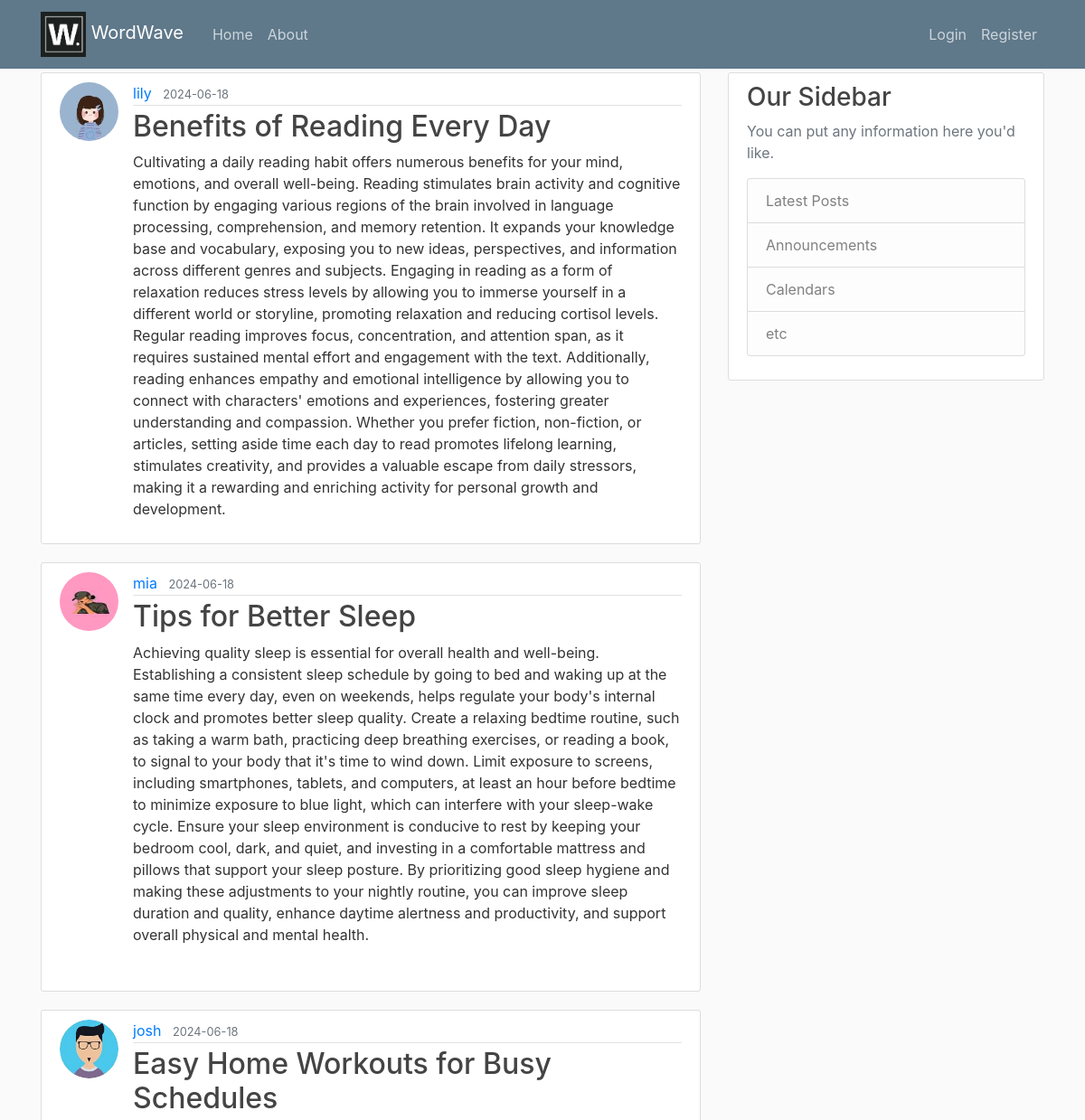
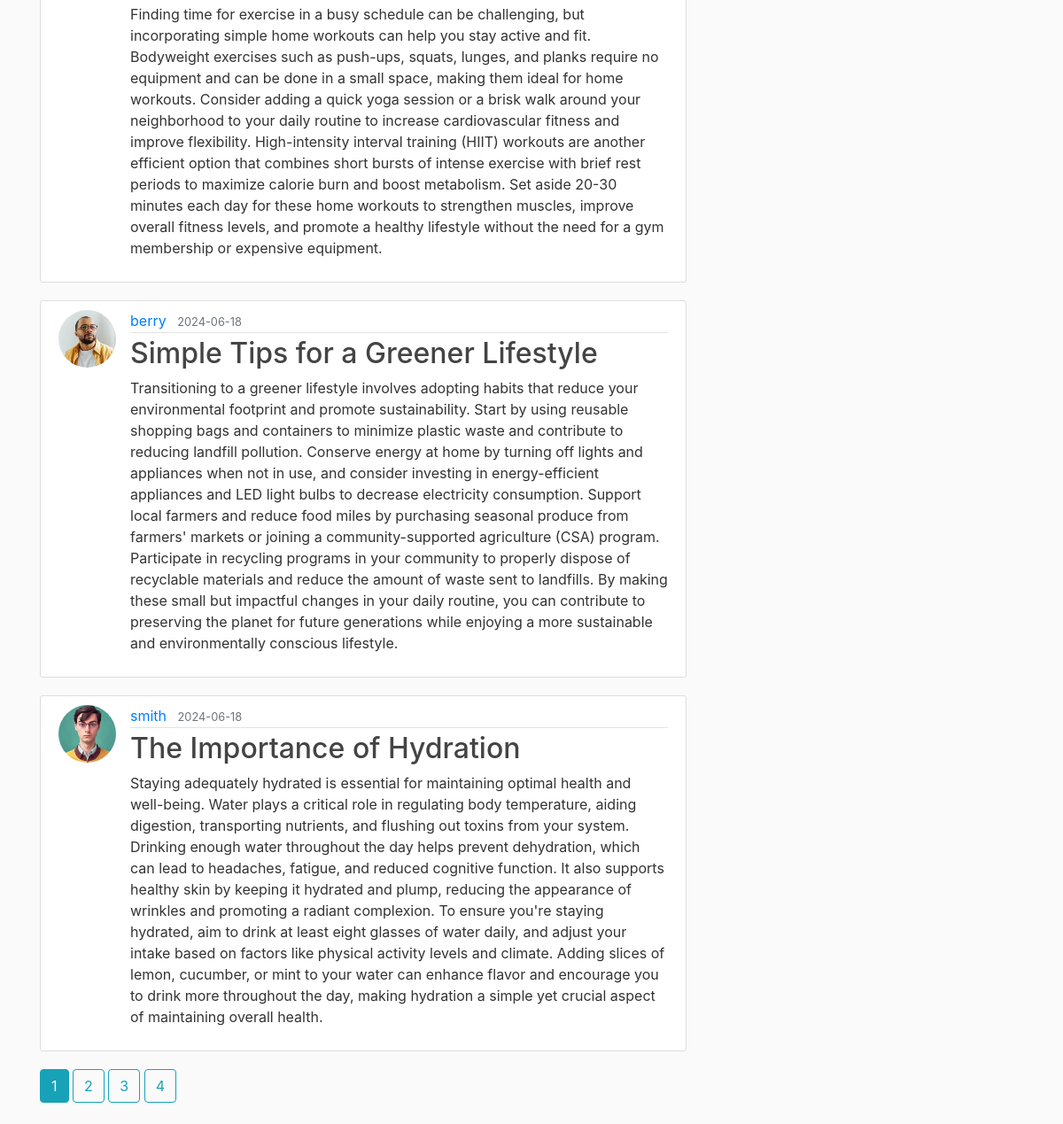
The page /home on the database its author committed (2 pictures, top to bottom).
### Flask_Blog/models.py (models this page shows, shortened)
class Post(db.Model):
    id= db.Column(db.Integer, primary_key=True)
    title = db.Column(db.String(100), nullable=False)
    date_posted = db.Column(db.DateTime, nullable=False, default=datetime.utcnow)
    content = db.Column(db.Text, nullable=False)
    user_id = db.Column(db.Integer, db.ForeignKey('user.id'), nullable=False)

class User(db.Model, UserMixin):
    id= db.Column(db.Integer, primary_key=True)
    username= db.Column(db.String(20), unique=True, nullable=False)
    email= db.Column(db.String(120), unique=True, nullable=False)
    image_file = db.Column(db.String(20), nullable=False, default='default.jpg')
    password= db.Column(db.String(60), nullable=False)
    posts= db.relationship('Post', backref='author', lazy=True)

### Flask_Blog/main/routes.py (the view)
@main.route('/')
@main.route('/home')
def home():
    page = request.args.get('page', 1, type=int)
    posts=Post.query.order_by(Post.date_posted.desc()).paginate(page=page, per_page=5)
    return render_template('home.html', posts=posts)

### Flask_Blog/templates/home.html
{% extends "layout.html" %} {% block content %} {%for post in posts.items %}
<article class="media content-section">
  <img class ="rounded-circle article-img" src="{{url_for('static', filename='profile_pics/' + post.author.image_file) }}">
  <div class="media-body">
    <div class="article-metadata">
      <a class="mr-2" href="{{ url_for('users.user_posts', username=post.author.username) }}">{{ post.author.username }}</a>
      <small class="text-muted">{{ post.date_posted.strftime('%Y-%m-%d') }}</small>
    </div>
    <h2><a class="article-title" href="{{url_for('posts.post', post_id=post.id) }}">{{ post.title }}</a></h2>
    <p class="article-content">{{ post.content }}</p>
  </div>
</article>
{% endfor %}
{%for page_num in posts.iter_pages(left_edge=1, right_edge=1, left_current=1, right_current=2) %}
  {% if page_num %}
      {% if posts.page == page_num %}
        <a class="btn btn-info mb-4" href="{{ url_for('main.home', page=page_num) }}">{{ page_num }}</a>
      {% else %}
        <a class="btn btn-outline-info mb-4" href="{{ url_for('main.home', page=page_num) }}">{{ page_num }}</a>
      {% endif %}
  {% else %}
    ...
  {% endif %}
  {% endfor %}
{% endblock content %}

### Flask_Blog/templates/layout.html (shortened to what this page needs)
<!DOCTYPE html>
<html lang="en">
<head>
    <link rel="stylesheet" href="https://cdn.jsdelivr.net/npm/bootstrap@4.4.1/dist/css/bootstrap.min.css">
    <link rel="stylesheet" type="text/css" href="{{ url_for('static', filename='main.css') }}">
</head>
<body>
  <header class="site-header">
    <nav class="navbar navbar-expand-md navbar-dark bg-steel fixed-top">
        <div class="container">
            <a class="navbar-brand mr-4" href="/">
                <img src="{{ url_for('static', filename='logo/logo2.png') }}" alt="WordWave Logo" style="max-height: 50px;">
                WordWave
            </a>
            <div class="collapse navbar-collapse" id="navbarToggle">
                <div class="navbar-nav mr-auto">
                    <a class="nav-item nav-link" href="{{ url_for('main.home') }}">Home</a>
                    <a class="nav-item nav-link" href="{{ url_for('main.about') }}">About</a>
                </div>
                <div class="navbar-nav">
                    {% if current_user.is_authenticated %}
                    <a class="nav-item nav-link" href="{{ url_for('posts.new_post') }}">New Post</a>
                    <a class="nav-item nav-link" href="{{ url_for('users.account') }}">Account</a>
                    <a class="nav-item nav-link" href="{{ url_for('users.logout') }}">Logout</a>
                    {% else %}
                    <a class="nav-item nav-link" href="{{ url_for('users.login') }}">Login</a>
                    <a class="nav-item nav-link" href="{{ url_for('users.register') }}">Register</a>
                    {% endif %}
                </div>
            </div>
        </div>
    </nav>
</header>
    <main role="main" class="container">
        <div class="row">
          <div class="col-md-8">
            {% block content %}{% endblock %}
          </div>
          <div class="col-md-4">
            <div class="content-section">
              <h3>Our Sidebar</h3>
              <p class='text-muted'>You can put any information here you'd like.
                <ul class="list-group">
                  <li class="list-group-item list-group-item-light">Latest Posts</li>
                  <li class="list-group-item list-group-item-light">Announcements</li>
                  <li class="list-group-item list-group-item-light">Calendars</li>
                  <li class="list-group-item list-group-item-light">etc</li>
                </ul>
              </p>
            </div>
          </div>
        </div>
      </main>
</body>
</html>

### Flask_Blog/static/main.css (style rules this page uses)
body { background: #fafafa; color: #333333; margin-top: 5rem; }
h1, h2, h3, h4, h5, h6 { color: #444444; }
.bg-steel { background-color: #5f788a; }
.site-header .navbar-nav .nav-link { color: #cbd5db; }
.content-section { background: #ffffff; padding: 10px 20px; border: 1px solid #dddddd; border-radius: 3px; margin-bottom: 20px; }
.article-title { color: #444444; }
.article-content { white-space: pre-line; }
.article-img { height: 65px; width: 65px; margin-right: 16px; }
.article-metadata { padding-bottom: 1px; margin-bottom: 4px; border-bottom: 1px solid #e3e3e3 }

### rows shown on the page
Post: image_file (picture), author.username "lily", date_posted "2024-06-18", title "Benefits of Reading Every Day", content "Cultivating a daily reading habit offers numerous benefits for your mind, emotions, and overall well-being. Reading stimulates brain activity and cognitive function by engaging various regions of the brain involved in language processing, comprehension, and memory retention. It expands your knowledge base and vocabulary, exposing you to new ideas, perspectives, and information across different genres and subjects. Engaging in reading as a form of relaxation reduces stress levels by allowing you to immerse yourself in a different world or storyline, promoting relaxation and reducing cortisol levels. Regular reading improves focus, concentration, and attention span, as it requires sustained…"
Post: image_file (picture), author.username "mia", date_posted "2024-06-18", title "Tips for Better Sleep", content "Achieving quality sleep is essential for overall health and well-being. Establishing a consistent sleep schedule by going to bed and waking up at the same time every day, even on weekends, helps regulate your body's internal clock and promotes better sleep quality. Create a relaxing bedtime routine, such as taking a warm bath, practicing deep breathing exercises, or reading a book, to signal to your body that it's time to wind down. Limit exposure to screens, including smartphones, tablets, and computers, at least an hour before bedtime to minimize exposure to blue light, which can interfere with your sleep-wake cycle. Ensure your sleep environment is conducive to rest by keeping your…"
Post: image_file (picture), author.username "josh", date_posted "2024-06-18", title "Easy Home Workouts for Busy Schedules", content "Finding time for exercise in a busy schedule can be challenging, but incorporating simple home workouts can help you stay active and fit. Bodyweight exercises such as push-ups, squats, lunges, and planks require no equipment and can be done in a small space, making them ideal for home workouts. Consider adding a quick yoga session or a brisk walk around your neighborhood to your daily routine to increase cardiovascular fitness and improve flexibility. High-intensity interval training (HIIT) workouts are another efficient option that combines short bursts of intense exercise with brief rest periods to maximize calorie burn and boost metabolism. Set aside 20-30 minutes each day for these home…"
Post: image_file (picture), author.username "berry", date_posted "2024-06-18", title "Simple Tips for a Greener Lifestyle", content "Transitioning to a greener lifestyle involves adopting habits that reduce your environmental footprint and promote sustainability. Start by using reusable shopping bags and containers to minimize plastic waste and contribute to reducing landfill pollution. Conserve energy at home by turning off lights and appliances when not in use, and consider investing in energy-efficient appliances and LED light bulbs to decrease electricity consumption. Support local farmers and reduce food miles by purchasing seasonal produce from farmers' markets or joining a community-supported agriculture (CSA) program. Participate in recycling programs in your community to properly dispose of recyclable materials…"
Post: image_file (picture), author.username "smith", date_posted "2024-06-18", title "The Importance of Hydration", content "Staying adequately hydrated is essential for maintaining optimal health and well-being. Water plays a critical role in regulating body temperature, aiding digestion, transporting nutrients, and flushing out toxins from your system. Drinking enough water throughout the day helps prevent dehydration, which can lead to headaches, fatigue, and reduced cognitive function. It also supports healthy skin by keeping it hydrated and plump, reducing the appearance of wrinkles and promoting a radiant complexion. To ensure you're staying hydrated, aim to drink at least eight glasses of water daily, and adjust your intake based on factors like physical activity levels and climate. Adding slices of lemon,…"

### other values the page prints
{{ page_num }} "1"
{{ page_num }} "2" "3" "4"
